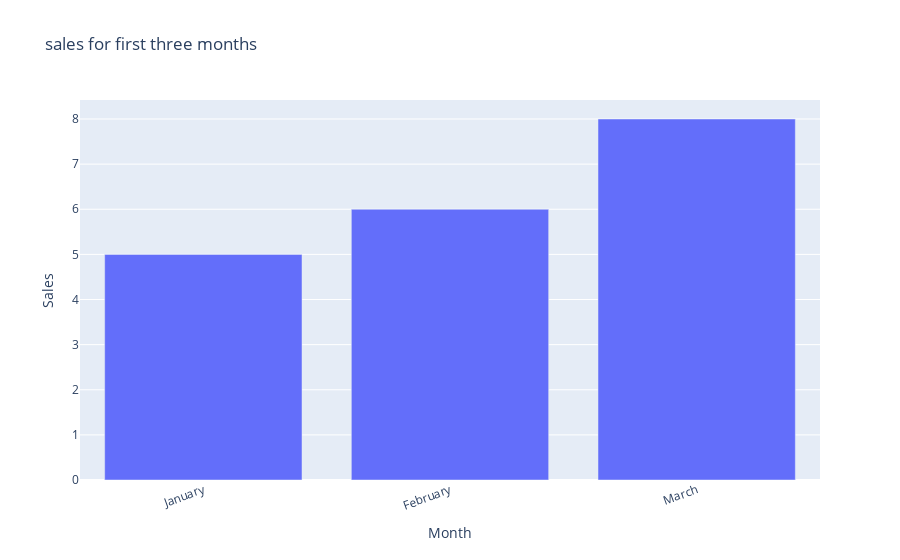

The notebook cell saved with this chart:
### Code cell
iplot({"data":data,"layout":layout})     # print the data

### Figure 1 — Plotly figure (JSON) as saved in the notebook; plotly's stock layout.template omitted (floating-point values rounded to 4 significant figures)
{"data": [{"type": "bar", "x": ["January", "February", "March"], "y": ["5", "6", "8"]}], "layout": {"title": {"text": "sales for first three months"}, "xaxis": {"tickangle": -20, "title": {"text": "Month"}}, "yaxis": {"title": {"text": "Sales"}}}}
